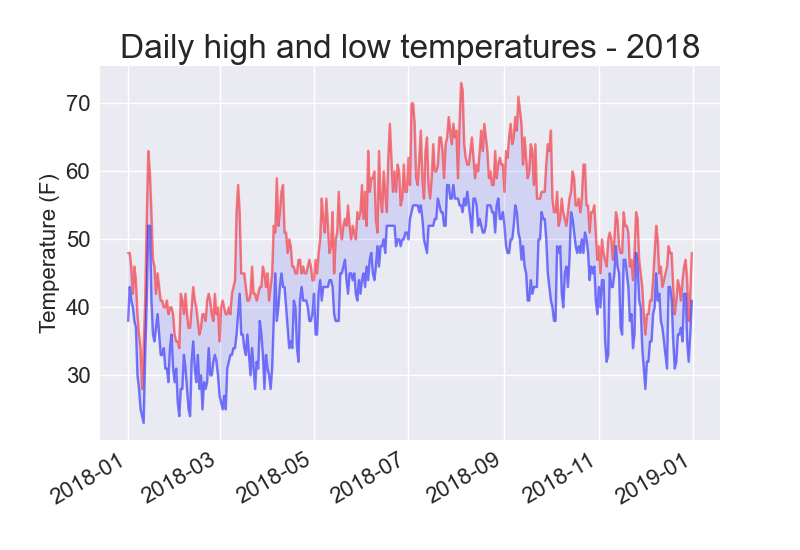

The script that drew this image:
import csv
from datetime import datetime

from matplotlib import pyplot as plt

filename = 'data/sitka_weather_2018_simple.csv'
with open(filename) as f:
	reader = csv.reader(f)
	header_row = next(reader)
	
	#for index, column_header in enumerate(header_row):
	#	print(index, column_header)

	# Чтение дат, температурных минимумов и максимумов из файла.
	dates, highs, lows = [], [], []
	for row in reader:
		current_date = datetime.strptime(row[2], "%Y-%m-%d")
		high = int(row[5])
		low = int(row[6])
		dates.append(current_date)
		highs.append(high)
		lows.append(low)

# Нанесение данных на диаграмму.
plt.style.use('seaborn')
fig, ax = plt.subplots()
ax.plot(dates, highs, c='red', alpha=0.5)
ax.plot(dates, lows, c='blue', alpha=0.5)
plt.fill_between(dates, highs, lows, facecolor='blue', alpha=0.1)

# Форматирование диаграммы.
plt.title("Daily high and low temperatures - 2018", fontsize=24)
plt.xlabel('', fontsize=16)
fig.autofmt_xdate()
plt.ylabel("Temperature (F)", fontsize=16)
plt.tick_params(axis='both', which='major', labelsize=16)

plt.show()
